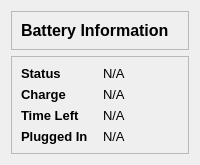
            <widget class="QWidget" name="battery_page">
             <layout class="QVBoxLayout" name="verticalLayout_6">
              <item>
               <widget class="QFrame" name="batteryTitle_frame">
                <property name="frameShape">
                 <enum>QFrame::StyledPanel</enum>
                </property>
                <property name="frameShadow">
                 <enum>QFrame::Raised</enum>
                </property>
                <layout class="QVBoxLayout" name="verticalLayout_5">
                 <item alignment="Qt::AlignLeft|Qt::AlignTop">
                  <widget class="QLabel" name="batteryTitle_lbl">
                   <property name="font">
                    <font>
                     <pointsize>12</pointsize>
                     <weight>75</weight>
                     <bold>true</bold>
                    </font>
                   </property>
                   <property name="text">
                    <string>Battery Information</string>
                   </property>
                  </widget>
                 </item>
                </layout>
               </widget>
              </item>
              <item>
               <widget class="QFrame" name="battery_frame">
                <property name="sizePolicy">
                 <sizepolicy hsizetype="Preferred" vsizetype="Expanding">
                  <horstretch>0</horstretch>
                  <verstretch>0</verstretch>
                 </sizepolicy>
                </property>
                <property name="frameShape">
                 <enum>QFrame::StyledPanel</enum>
                </property>
                <property name="frameShadow">
                 <enum>QFrame::Raised</enum>
                </property>
                <layout class="QGridLayout" name="gridLayout_4">
                 <item row="0" column="0">
                  <widget class="QLabel" name="status_lbl">
                   <property name="font">
                    <font>
                     <pointsize>10</pointsize>
                     <weight>75</weight>
                     <bold>true</bold>
                    </font>
                   </property>
                   <property name="text">
                    <string>Status</string>
                   </property>
                  </widget>
                 </item>
                 <item row="0" column="1">
                  <widget class="QLabel" name="statusVal_lbl">
                   <property name="font">
                    <font>
                     <pointsize>10</pointsize>
                    </font>
                   </property>
                   <property name="text">
                    <string>N/A</string>
                   </property>
                  </widget>
                 </item>
                 <item row="1" column="0">
                  <widget class="QLabel" name="charge_lbl">
                   <property name="font">
                    <font>
                     <pointsize>10</pointsize>
                     <weight>75</weight>
                     <bold>true</bold>
                    </font>
                   </property>
                   <property name="text">
                    <string>Charge</string>
                   </property>
                  </widget>
                 </item>
                 <item row="1" column="1">
                  <widget class="QLabel" name="chargeVal_lbl">
                   <property name="font">
                    <font>
                     <pointsize>10</pointsize>
                    </font>
                   </property>
                   <property name="text">
                    <string>N/A</string>
                   </property>
                  </widget>
                 </item>
                 <item row="2" column="0">
                  <widget class="QLabel" name="timeLeft_lbl">
                   <property name="font">
                    <font>
                     <pointsize>10</pointsize>
                     <weight>75</weight>
                     <bold>true</bold>
                    </font>
                   </property>
                   <property name="text">
                    <string>Time Left</string>
                   </property>
                  </widget>
                 </item>
                 <item row="2" column="1">
                  <widget class="QLabel" name="timeLeftVal_lbl">
                   <property name="font">
                    <font>
                     <pointsize>10</pointsize>
                    </font>
                   </property>
                   <property name="text">
                    <string>N/A</string>
                   </property>
                  </widget>
                 </item>
                 <item row="3" column="0">
                  <widget class="QLabel" name="pluggedIn_lbl">
                   <property name="font">
                    <font>
                     <pointsize>10</pointsize>
                     <weight>75</weight>
                     <bold>true</bold>
                    </font>
                   </property>
                   <property name="text">
                    <string>Plugged In</string>
                   </property>
                  </widget>
                 </item>
                 <item row="3" column="1">
                  <widget class="QLabel" name="pluggedInVal_lbl">
                   <property name="font">
                    <font>
                     <pointsize>10</pointsize>
                    </font>
                   </property>
                   <property name="text">
                    <string>N/A</string>
                   </property>
                  </widget>
                 </item>
                </layout>
               </widget>
              </item>
             </layout>
            </widget>
